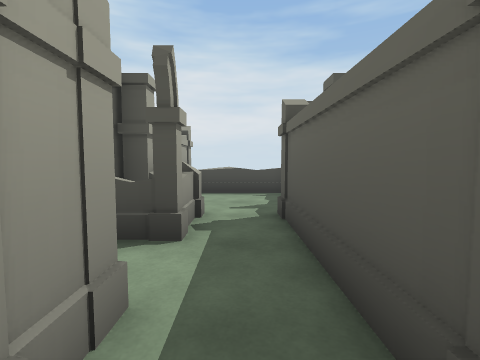
[1] (above)

24 first-person views from a walk through a 3-D level made in the Unity game engine. The camera is 1.2 m above the floor, tilts 4° down and sees 85° across. The floor is counted in squares, 1 m on a side. Each view is taken from the middle of a square. On the plan, view 1 faces up. The plan holds only what a view shows up to about 12 squares ahead; the rest is blank. The place goes on beyond the plan. The player is left out. Door leaves are left out, so doorways stand open.

[2]
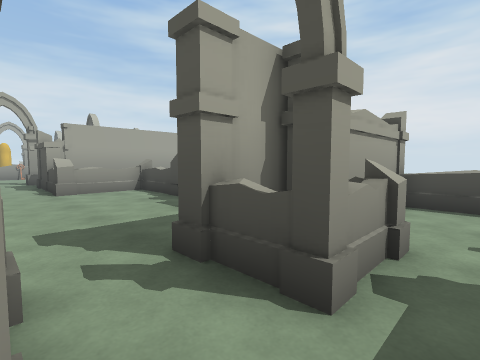

[3]
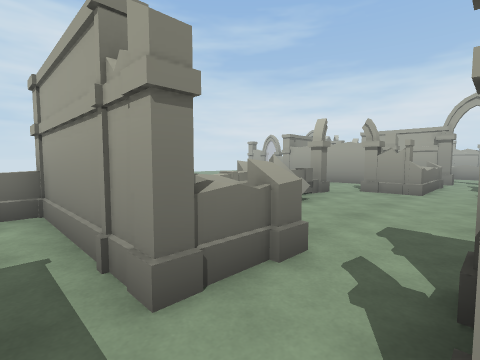

[4]
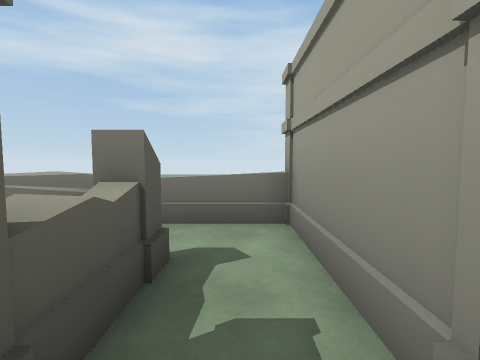

[5]
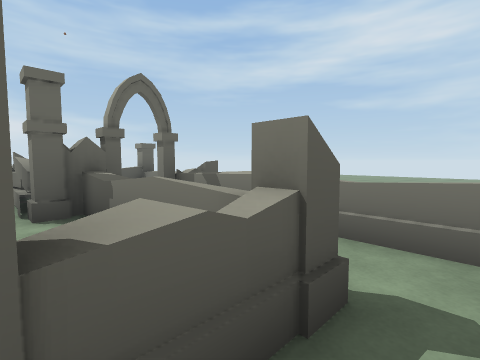

[6]
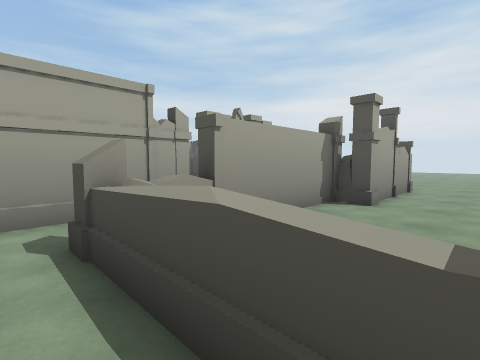

[7]
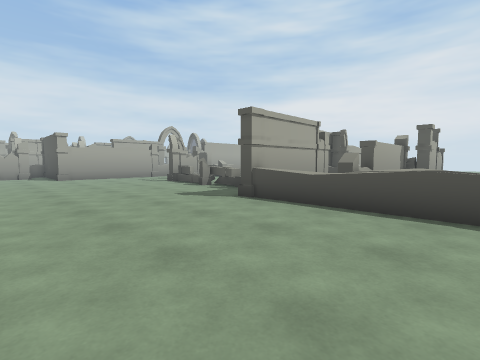

[8]
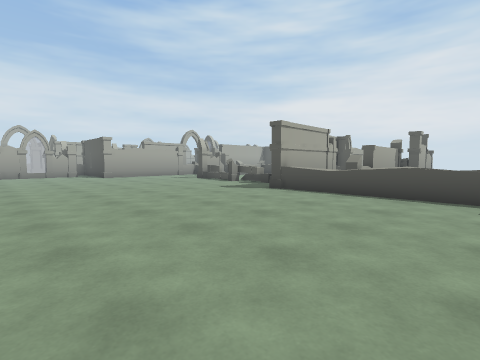

[9]
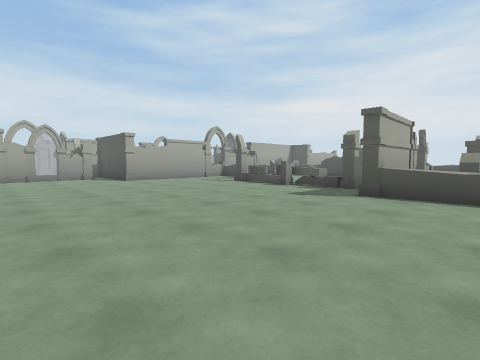

[10]
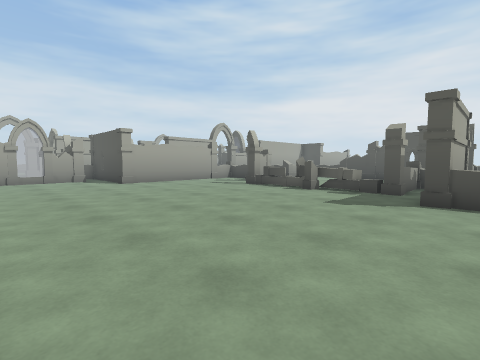

[11]
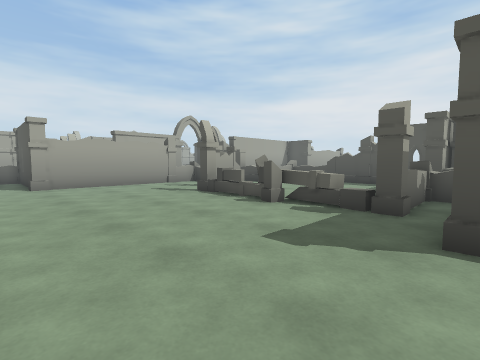

[12]
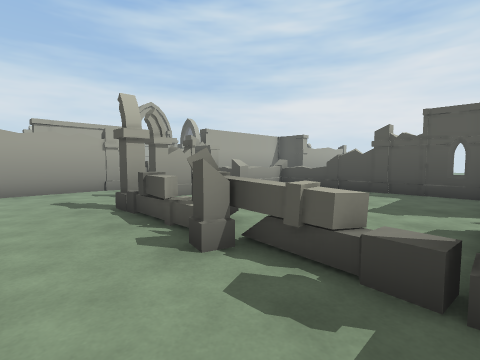

[13]
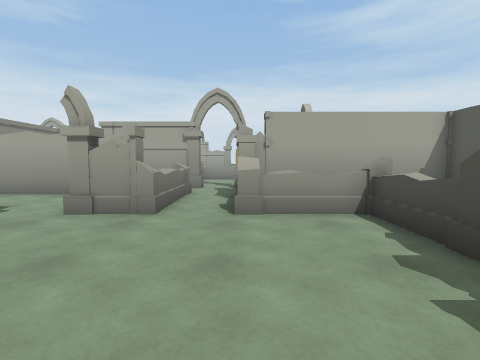

[14]
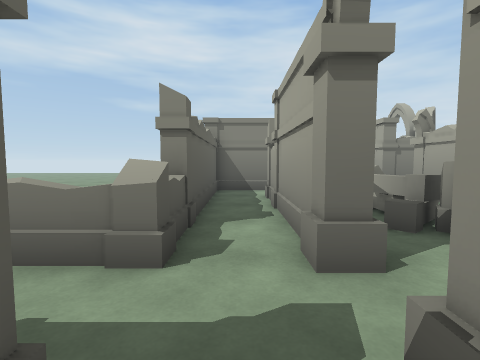

[15]
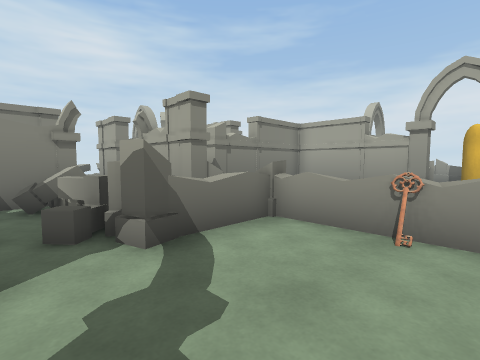

[16]
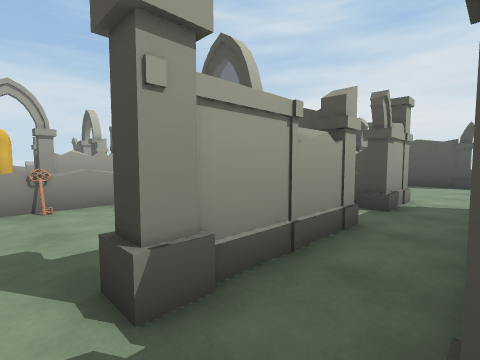

[17]
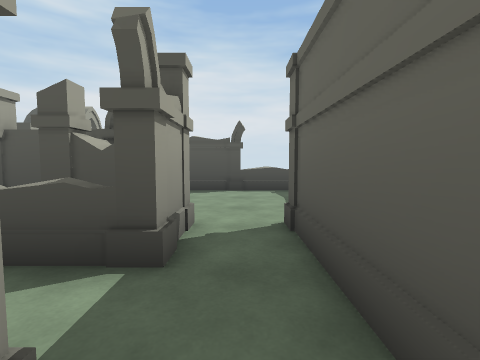

[18]
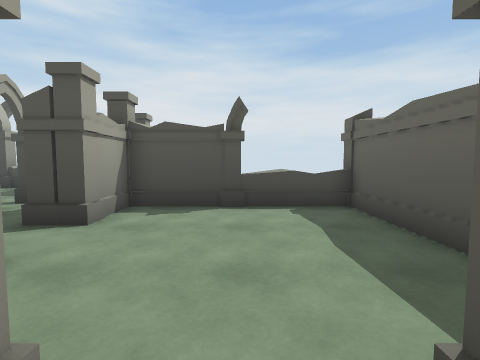

[19]
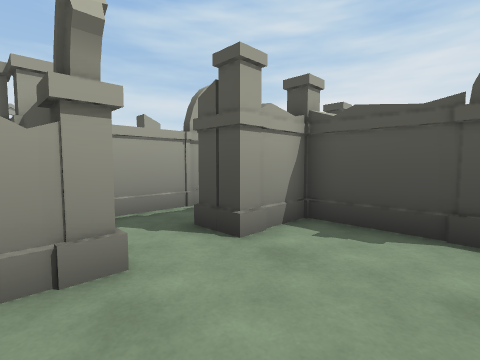

[20]
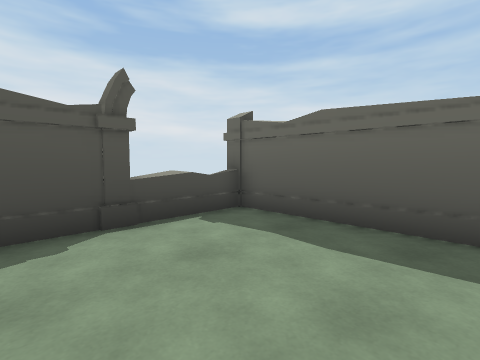

[21]
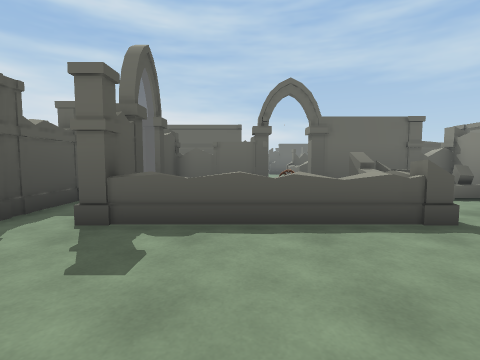

[22]
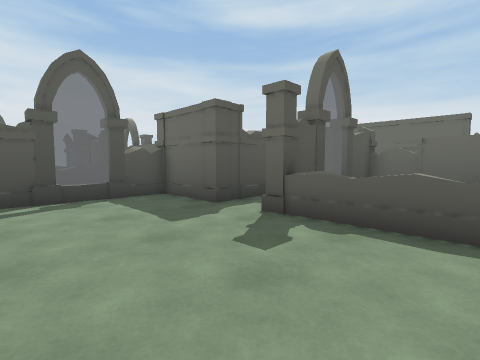

[23]
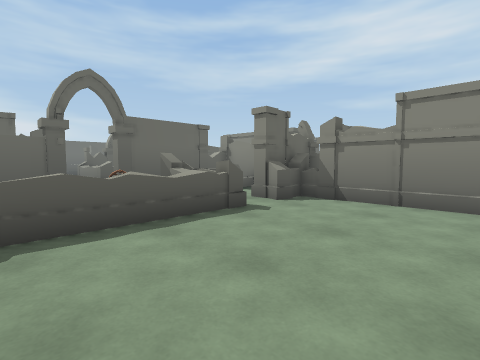

[24]
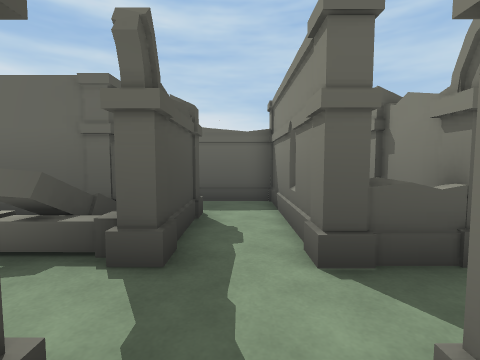

### Floor plan
Key: @ floor where view 1 was taken; # wall or solid block; . floor; D open door; = window, fence, low wall or low ledge; C column; A arch; O other object.
Columns run from 29 left of view 1 to 6 right of it. Each row starts with its distance up from view 1.
 23   A=
 22
 21
 20
 19        A
 18        .  C##A==C
 17    ==C A. #.....#
 16        #.CC.....#
 15        #........#
 14        C##A.....#
 13  #####C   #.....#               ..
 12  .....#   C#C.C#                ..
 11  .....#     #.#                 ..
 10  .....C###==A.#            C===O..
  9  ........  ...#            #...#..
  8  .....C#####C.#            #...#...
  7  .....#     #.#   C=#O#C##O#...#...
  6 #.....O     #.#   =.......#CC.CC...
  5 #.....=... .#.#   =.......#.=.#....
  4 D.....O.....A.C##=C.......C=A.#....
  3 A.....O.......................# ...
  2 #.....=.....A.CO=OC.......C=C.#
  1 #.....C#=C..#.=   #.......O.#.#   ..
  0 #........C..#.C.  A...C.  =.#@=   .C
 -1 #.....CC..O.#.#....AAOCOOOC.#.C=====
 -2  ####CC#.OO.C.#........C....#.... .
 -3        #..O.#.#.............C=======
 -4       #A.A##C.#.....................
 -5       . ......#.....................
 -6       #C.C####C.....................
 -7        #.#  ........................
 -8        C C#C    ....................
 -9                .....................
-10               ......................
-11               ......................
-12                ....................
-13                      ............. .

Where each view was taken, in squares from view 1:
view 1: 0 up, 0 right, facing up
view 2: 2 up, 0 right, facing up-left
view 3: 4 up, 0 right, facing down-left
view 4: 2 up, 0 right, facing down
view 5: 1 up, 0 right, facing down-right
view 6: 2 down, 5 right, facing up-left
view 7: 10 down, 5 right, facing up-left
view 8: 13 down, 6 right, facing up-left
view 9: 13 down, 2 right, facing up-left
view 10: 12 down, 0 right, facing up-left
view 11: 8 down, 1 left, facing up-left
view 12: 4 down, 3 left, facing up-left
view 13: 4 up, 5 left, facing left
view 14: 5 up, 16 left, facing down
view 15: 5 up, 18 left, facing down-left
view 16: 3 up, 15 left, facing up-left
view 17: 7 up, 16 left, facing up
view 18: 11 up, 16 left, facing up
view 19: 13 up, 16 left, facing up-left
view 20: 13 up, 18 left, facing up-right
view 21: 5 up, 28 left, facing right
view 22: 4 up, 28 left, facing up-right
view 23: 6 up, 28 left, facing down-right
view 24: 5 down, 23 left, facing right
